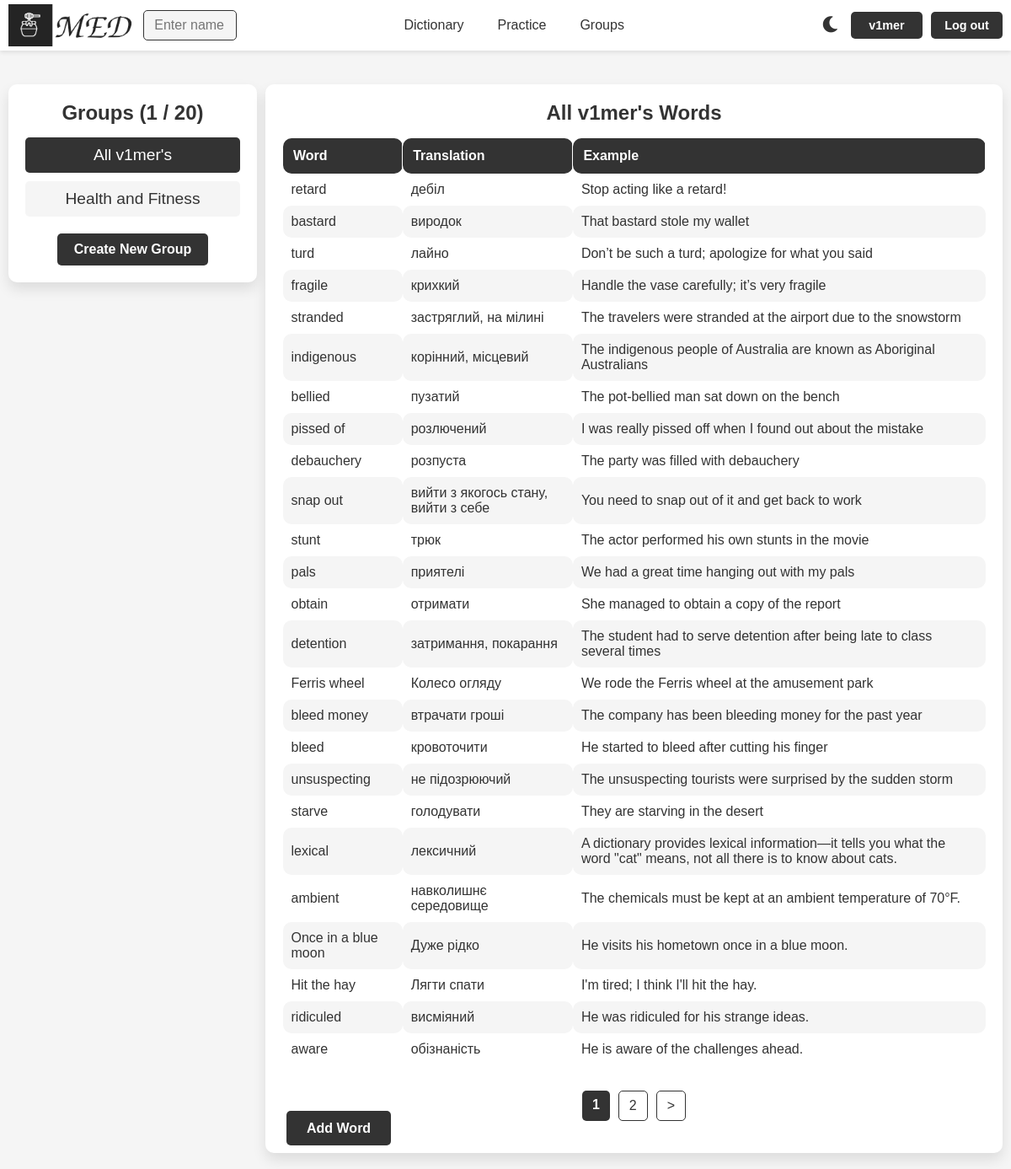
The app's page /groups/11/ (signed in), older data.
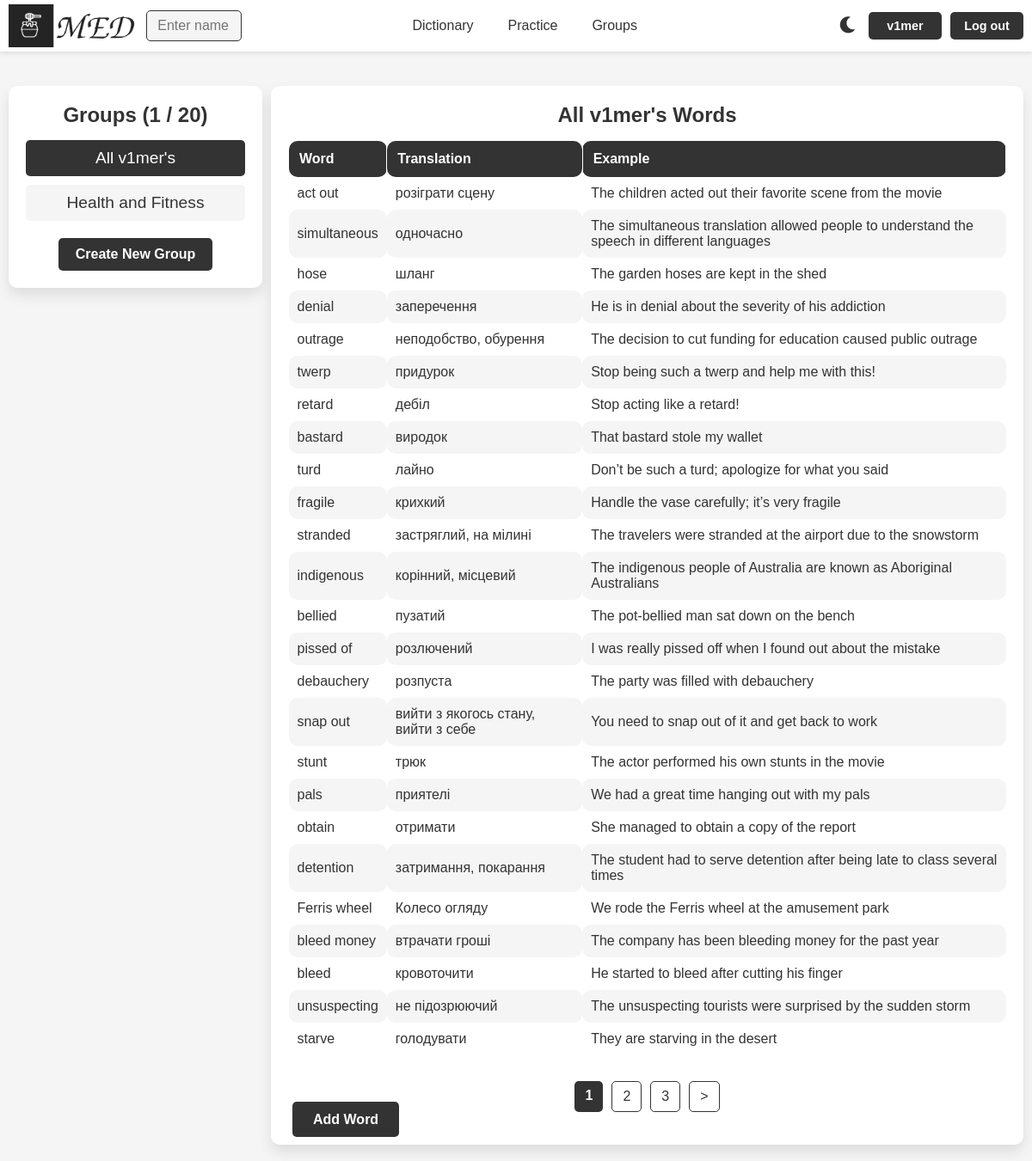
The same page, newer data.
### med/models.py (models this page shows, shortened)
class WordGroup(models.Model):
    name = models.CharField(max_length=100)
    words = models.ManyToManyField(Word, blank=True)
    user = models.ForeignKey(User, on_delete=models.CASCADE)
    is_main = models.BooleanField(verbose_name='main', default=False)
    uses_users = models.ManyToManyField(User, blank=True, related_name='uses_of_group')
    class Meta:
        ordering = ['name']
        indexes = [
            models.Index(fields=['name'])
        ]

class Word(models.Model):
    TYPE_CHOICES = [
        ('noun', 'Noun'),
        ('verb', 'Verb'),
        ('adjective', 'Adjective'),
        ('adverb', 'Adverb'),
        ('pronoun', 'Pronoun'),
        ('phrasal verb', 'Phrasal verb'),
        ('other', 'Other')
    ]
    word = models.CharField(max_length=100)
    translation = models.CharField(max_length=100)
    example = models.TextField(blank=True)
    time_create = models.DateTimeField(auto_now_add=True)
    time_update = models.DateTimeField(auto_now=True)
    user = models.ForeignKey(User, on_delete=models.CASCADE)
    is_favourite = models.BooleanField(default=False)
    word_type = models.CharField(max_length=20, choices=TYPE_CHOICES, default='other')
    class Meta:
        ordering = ['-time_create', 'word']
        indexes = [
            models.Index(fields=['-time_create'])
        ]

### med/views.py (the view, shortened to what this page needs)
# urls.py: path('groups/<int:group_id>/', views.GroupWordsView.as_view(), name='group_words'),
class GroupWordsView(BaseGroupView):
    model = Word
    context_object_name = 'words'
    paginate_by = 25
    def dispatch(self, request, *args, **kwargs):
        group_id = self.kwargs.get('group_id')
        group = get_object_or_404(WordGroup, id=group_id)
        if request.user != group.user and request.user not in group.uses_users.all():
            return HttpResponseRedirect(reverse('groups'))
        return super().dispatch(request, *args, **kwargs)
    def get_context_data(self, **kwargs):
        context = self.get_common_context(**kwargs)
        group_id = self.kwargs.get('group_id')
        group = get_object_or_404(WordGroup, id=group_id)
        is_my_group = group.user == self.request.user
        context.update({
            'is_my_group': is_my_group,
            'is_uses': not is_my_group and group.uses_users.filter(id=self.request.user.id).exists(),
            'title': "Groups",
            'title1': f"{group.name} Words ({group.user.username})" if not is_my_group else f"{group.name} Words",
            'is_main': group.is_main,
            'group_id': group_id,
            'is_group': True,
            'words_f_g': True,
        })
        return context
    def get_queryset(self):
        group_id = self.kwargs.get('group_id')
        group = get_object_or_404(WordGroup, id=group_id)
        return group.words.all()

### med/views.py (called while the page is built)
    def get_common_context(self, **kwargs):
        context = super().get_context_data(**kwargs)
        context['groups'] = WordGroup.objects.filter(user=self.request.user).order_by('-is_main', 'name')
        context['used_groups'] = WordGroup.objects.filter(uses_users=self.request.user)
        context['len_groups'] = max(context['groups'].count() + context['used_groups'].count() - 1, 0)
        context['max_group_count'] = MAX_GROUP_COUNT if self.request.user.username != 'grouper' else 100
        return context

### med/templates/med/groups.html (shortened to what this page needs)
{% extends "base.html" %}
{% load static %}
{% block content %}
<div class="group-container">
    <div class="group-list">
        <h2>{{ title }} ({{ len_groups }} / {{ max_group_count }}) </h2>
        <div class="group-blocks">
            {% for group in groups %}
            {% if group.id == group_id %}
                <div class="group-block group-block-selected">
                    <p>{{ group.name }}</p>
                </div>
            {% else %}
                <a href="{% url 'group_words' group.id %}">
                    <div class="group-block">
                        <p>{{ group.name }}</p>
                    </div>
                </a>
            {% endif %}
            {% endfor %}
            {% for group in used_groups %}
            {% if group.id == group_id %}
                <div class="group-block group-block-selected">
                    <p>{{ group.name }}</p>
                </div>
            {% else %}
                <a href="{% url 'group_words' group.id %}">
                    <div class="group-block">
                        <p>{{ group.name }}</p>
                    </div>
                </a>
            {% endif %}
            {% endfor %}
        </div>
        {% if len_groups < max_group_count %}
            <a href="{% url 'create_group' %}" class="buttons">Create New Group</a>
        {% endif %}
    </div>
    <div class="word-list-container">
        <h2>{{ title1 }}</h2>
        {% if is_group %}
        {% if words %}
            <table class="word_table group-table">
                <thead>
                    <tr>
                        <th>Word</th>
                        <th>Translation</th>
                        <th>Example</th>
                    </tr>
                </thead>
                <tbody>
                    {% for word in words %}
                        <tr>
                            <td>{{ word.word }}</td>
                            <td>{{ word.translation }}</td>
                            <td>{{ word.example }}</td>
                        </tr>
                    {% endfor %}
                </tbody>
            </table>
        {% else %}
            <p>No words in this group.</p>
        {% endif %}
        {% endif %}
        {% if is_group %}
        {% if paginator.num_pages > 1 %}
        <nav class="list-pages">
            <ul>
                {% for p in paginator.page_range %}
                    {% if page_obj.number == p %}
                    <li class="page-num page-num-selected">{{ p }}</li>
                    {% elif p >= page_obj.number|add:-2 and p <= page_obj.number|add:2 %}
                    <li class="page-num"><a href="?page={{ p }}">{{ p }}</a></li>
                    {% endif %}
                {% endfor %}
                {% if page_obj.has_next %}
                <li class="page-num">
                    <a href="?page={{ page_obj.next_page_number }}">&gt;</a>
                </li>
                {% endif %}
            </ul>
        </nav>
        {% endif %}
        {% if not is_uses %}
        <div class="buttons groups-buttons">
            <div class="add_word">
                {% if is_main %}
                <a href="{% url 'addword' %}" class="add-word-button">Add Word</a>
                {% else %}
                <a href="{% url 'words' request.user.username %}" class="add-word-button">Add Word</a>
                <a href="#" class="add-word-button" onclick="deleteSelectedWords(); return false;">Delete Selected</a>
                {% endif %}
            </div>
        </div>
        {% endif %}
        </div>
        {% endif %}
    </div>
</div>
{% endblock %}

### templates/base.html (shortened to what this page needs)
{% load static %}
<!DOCTYPE html>
<html lang="en">
<head>
    <link rel="stylesheet" type="text/css" href="{% static 'med/css/styles.css' %}">
    <link rel="stylesheet" href="https://cdnjs.cloudflare.com/ajax/libs/font-awesome/5.15.4/css/all.min.css">
</head>
<body>
<header>
    {% if user.is_authenticated %}
    <div class="logo_container">
        {% if is_profile or is_dict %}
            {% if is_my_profile or is_my_dict %}
                <a href="{% url 'profile' user.username %}">
                    <img id="logo_img" src="{% static 'med/img/base/light_logo.png' %}"
                         data-light-src="{% static 'med/img/base/light_logo.png' %}"
                         data-dark-src="{% static 'med/img/base/dark_logo.png' %}" alt="MED Logo">
                </a>
            {% else %}
                <a href="{% url 'profile' logged_user.username %}">
                    <img id="logo_img" src="{% static 'med/img/base/light_logo.png' %}"
                         data-light-src="{% static 'med/img/base/light_logo.png' %}"
                         data-dark-src="{% static 'med/img/base/dark_logo.png' %}" alt="MED Logo">
                </a>
            {% endif %}
        {% else %}
            <a href="{% url 'profile' user.username %}">
                <img id="logo_img" src="{% static 'med/img/base/light_logo.png' %}"
                     data-light-src="{% static 'med/img/base/light_logo.png' %}"
                     data-dark-src="{% static 'med/img/base/dark_logo.png' %}" alt="MED Logo">
            </a>
        {% endif %}
    </div>
    {% else %}
    <div class="logo_container">
        <a href="{% url 'home' %}"><img id="logo_img" src="{% static 'med/img/base/light_logo.png' %}" data-light-src="{% static 'med/img/base/light_logo.png' %}" data-dark-src="{% static 'med/img/base/dark_logo.png' %}" alt="MED Logo"></a>
    </div>
    {% endif %}
    <nav class="nav-items" id="nav-items">
            {% if user.is_authenticated %}
                <div class="nav-left">
                {% if not is_search %}
                <form method="get" action="{% url 'user_search' %}" class="search-form">
                    <input type="text" name="q" placeholder="Enter name" required class="search-input">
                </form>
                {% endif %}
                </div>
        <div class="nav-center">
                {% if is_my_dict %}
                <a href="{% url 'words' user.username %}">Dictionary</a>
                {% else %}
                <a href="{% url 'words' request.user.username %}">Dictionary</a>
                {% endif %}
                <a href="{% url 'practice' %}">Practice</a>
                <a href="{% url 'groups' %}">Groups</a>
            {% else %}
            <div class="nav-left"></div>
            <div class="nav-center">
                <a href="{% url 'login' %}">Dictionary</a>
                <a href="{% url 'login' %}">Practice</a>
                <a href="{% url 'login' %}">Groups</a>
                {% endif %}
            </div>
        {% if request.user.is_authenticated %}
        <div class="buttons">
            <a id="theme-toggle-dark" class="no-style"><i class="fas fa-moon"></i></a>
            {% if is_profile or is_dict %}
                {% if is_my_profile or is_my_dict %}
                <a href="{% url 'profile' user.username %}">{{request.user.username}}</a>
                {% else %}
                <a href="{% url 'profile' logged_user.username %}">{{request.user.username}}</a>
                {% endif %}
            {% else %}
                <a href="{% url 'profile' user.username %}">{{request.user.username}}</a>
            {% endif %}
            <a href="{% url 'logout' %}">Log out</a>
        </div>
        {% else %}
        <div class="buttons">
            <a href="{% url 'login' %}">Log in</a>
            <a href="{% url 'register' %}">Register</a>
        </div>
        {% endif %}
    </nav>
</header>
<div class="container">
    {% block content %}
    {% endblock %}
</body>
</html>

Row changes from the older to the newer data that the page shows:
no longer on this page (row unchanged): Word: word "lexical", translation "лексичний", example "A dictionary provides lexical information—it tells you what the word \"cat\" means, not all there is to know about cats."
no longer on this page (row unchanged): Word: word "ambient", translation "навколишнє середовище", example "The chemicals must be kept at an ambient temperature of 70°F."
no longer on this page (row unchanged): Word: word "Once in a blue moon", translation "Дуже рідко", example "He visits his hometown once in a blue moon."
no longer on this page (row unchanged): Word: word "Hit the hay", translation "Лягти спати", example "I'm tired; I think I'll hit the hay."
no longer on this page (row unchanged): Word: word "ridiculed", translation "висміяний", example "He was ridiculed for his strange ideas."
no longer on this page (row unchanged): Word: word "aware", translation "обізнаність", example "He is aware of the challenges ahead."
added Word: word "act out", translation "розіграти сцену", example "The children acted out their favorite scene from the movie"
added Word: word "simultaneous", translation "одночасно", example "The simultaneous translation allowed people to understand the speech in different languages"
added Word: word "hose", translation "шланг", example "The garden hoses are kept in the shed"
added Word: word "denial", translation "заперечення", example "He is in denial about the severity of his addiction"
added Word: word "outrage", translation "неподобство, обурення", example "The decision to cut funding for education caused public outrage"
added Word: word "twerp", translation "придурок", example "Stop being such a twerp and help me with this!"
Text that changed along with them:
new list line: "3"
